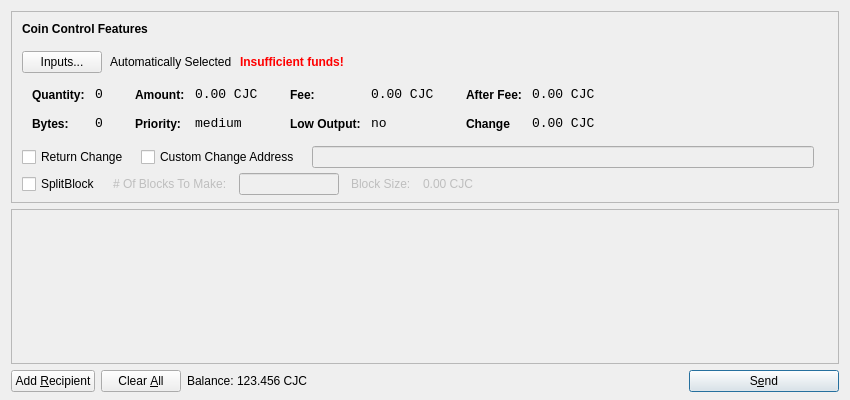
<?xml version="1.0" encoding="UTF-8"?>
<ui version="4.0">
 <class>SendCoinsDialog</class>
 <widget class="QDialog" name="SendCoinsDialog">
  <property name="geometry">
   <rect>
    <x>0</x>
    <y>0</y>
    <width>850</width>
    <height>400</height>
   </rect>
  </property>
  <property name="windowTitle">
   <string>Send Coins</string>
  </property>
  <layout class="QVBoxLayout" name="verticalLayout" stretch="0,1,0">
   <property name="bottomMargin">
    <number>8</number>
   </property>
   <item>
    <widget class="QFrame" name="frameCoinControl">
     <property name="sizePolicy">
      <sizepolicy hsizetype="Expanding" vsizetype="Expanding">
       <horstretch>0</horstretch>
       <verstretch>0</verstretch>
      </sizepolicy>
     </property>
     <property name="maximumSize">
      <size>
       <width>16777215</width>
       <height>16777215</height>
      </size>
     </property>
     <property name="frameShape">
      <enum>QFrame::StyledPanel</enum>
     </property>
     <property name="frameShadow">
      <enum>QFrame::Sunken</enum>
     </property>
     <layout class="QVBoxLayout" name="verticalLayoutCoinControl2">
      <property name="spacing">
       <number>-1</number>
      </property>
      <property name="leftMargin">
       <number>0</number>
      </property>
      <property name="topMargin">
       <number>0</number>
      </property>
      <property name="rightMargin">
       <number>0</number>
      </property>
      <property name="bottomMargin">
       <number>6</number>
      </property>
      <item>
       <layout class="QVBoxLayout" name="verticalLayoutCoinControl" stretch="0,0,0,0,1">
        <property name="spacing">
         <number>0</number>
        </property>
        <property name="leftMargin">
         <number>10</number>
        </property>
        <property name="topMargin">
         <number>10</number>
        </property>
        <item>
         <layout class="QHBoxLayout" name="horizontalLayoutCoinControl1">
          <property name="bottomMargin">
           <number>15</number>
          </property>
          <item>
           <widget class="QLabel" name="labelCoinControlFeatures">
            <property name="sizePolicy">
             <sizepolicy hsizetype="Preferred" vsizetype="Maximum">
              <horstretch>0</horstretch>
              <verstretch>0</verstretch>
             </sizepolicy>
            </property>
            <property name="font">
             <font>
              <weight>75</weight>
              <bold>true</bold>
             </font>
            </property>
            <property name="styleSheet">
             <string notr="true">font-weight:bold;</string>
            </property>
            <property name="text">
             <string>Coin Control Features</string>
            </property>
           </widget>
          </item>
         </layout>
        </item>
        <item>
         <layout class="QHBoxLayout" name="horizontalLayoutCoinControl2" stretch="0,0,0,0">
          <property name="spacing">
           <number>8</number>
          </property>
          <property name="bottomMargin">
           <number>10</number>
          </property>
          <item>
           <widget class="QPushButton" name="pushButtonCoinControl">
            <property name="styleSheet">
             <string notr="true"/>
            </property>
            <property name="text">
             <string>Inputs...</string>
            </property>
           </widget>
          </item>
          <item>
           <widget class="QLabel" name="labelCoinControlAutomaticallySelected">
            <property name="text">
             <string>Automatically Selected</string>
            </property>
            <property name="margin">
             <number>5</number>
            </property>
           </widget>
          </item>
          <item>
           <widget class="QLabel" name="labelCoinControlInsuffFunds">
            <property name="font">
             <font>
              <weight>75</weight>
              <bold>true</bold>
             </font>
            </property>
            <property name="styleSheet">
             <string notr="true">color:red;font-weight:bold;</string>
            </property>
            <property name="text">
             <string>Insufficient funds!</string>
            </property>
            <property name="margin">
             <number>5</number>
            </property>
           </widget>
          </item>
          <item>
           <spacer name="horizontalSpacerCoinControl">
            <property name="orientation">
             <enum>Qt::Horizontal</enum>
            </property>
            <property name="sizeHint" stdset="0">
             <size>
              <width>40</width>
              <height>1</height>
             </size>
            </property>
           </spacer>
          </item>
         </layout>
        </item>
        <item>
         <widget class="QWidget" name="widgetCoinControl" native="true">
          <property name="sizePolicy">
           <sizepolicy hsizetype="Preferred" vsizetype="Preferred">
            <horstretch>0</horstretch>
            <verstretch>0</verstretch>
           </sizepolicy>
          </property>
          <property name="minimumSize">
           <size>
            <width>0</width>
            <height>0</height>
           </size>
          </property>
          <property name="styleSheet">
           <string notr="true"/>
          </property>
          <layout class="QHBoxLayout" name="horizontalLayoutCoinControl5">
           <property name="margin">
            <number>0</number>
           </property>
           <item>
            <layout class="QHBoxLayout" name="horizontalLayoutCoinControl3" stretch="0,0,0,1">
             <property name="spacing">
              <number>20</number>
             </property>
             <property name="topMargin">
              <number>0</number>
             </property>
             <property name="bottomMargin">
              <number>10</number>
             </property>
             <item>
              <layout class="QFormLayout" name="formLayoutCoinControl1">
               <property name="horizontalSpacing">
                <number>10</number>
               </property>
               <property name="verticalSpacing">
                <number>14</number>
               </property>
               <property name="leftMargin">
                <number>10</number>
               </property>
               <property name="topMargin">
                <number>4</number>
               </property>
               <property name="rightMargin">
                <number>6</number>
               </property>
               <item row="0" column="0">
                <widget class="QLabel" name="labelCoinControlQuantityText">
                 <property name="styleSheet">
                  <string notr="true">font-weight:bold;</string>
                 </property>
                 <property name="text">
                  <string>Quantity:</string>
                 </property>
                 <property name="margin">
                  <number>0</number>
                 </property>
                </widget>
               </item>
               <item row="0" column="1">
                <widget class="QLabel" name="labelCoinControlQuantity">
                 <property name="font">
                  <font>
                   <family>Monospace</family>
                   <pointsize>10</pointsize>
                  </font>
                 </property>
                 <property name="cursor">
                  <cursorShape>IBeamCursor</cursorShape>
                 </property>
                 <property name="contextMenuPolicy">
                  <enum>Qt::ActionsContextMenu</enum>
                 </property>
                 <property name="text">
                  <string>0</string>
                 </property>
                 <property name="margin">
                  <number>0</number>
                 </property>
                 <property name="textInteractionFlags">
                  <set>Qt::LinksAccessibleByMouse|Qt::TextSelectableByKeyboard|Qt::TextSelectableByMouse</set>
                 </property>
                </widget>
               </item>
               <item row="1" column="0">
                <widget class="QLabel" name="labelCoinControlBytesText">
                 <property name="styleSheet">
                  <string notr="true">font-weight:bold;</string>
                 </property>
                 <property name="text">
                  <string>Bytes:</string>
                 </property>
                </widget>
               </item>
               <item row="1" column="1">
                <widget class="QLabel" name="labelCoinControlBytes">
                 <property name="font">
                  <font>
                   <family>Monospace</family>
                   <pointsize>10</pointsize>
                  </font>
                 </property>
                 <property name="cursor">
                  <cursorShape>IBeamCursor</cursorShape>
                 </property>
                 <property name="contextMenuPolicy">
                  <enum>Qt::ActionsContextMenu</enum>
                 </property>
                 <property name="text">
                  <string>0</string>
                 </property>
                 <property name="textInteractionFlags">
                  <set>Qt::LinksAccessibleByMouse|Qt::TextSelectableByKeyboard|Qt::TextSelectableByMouse</set>
                 </property>
                </widget>
               </item>
              </layout>
             </item>
             <item>
              <layout class="QFormLayout" name="formLayoutCoinControl2">
               <property name="horizontalSpacing">
                <number>10</number>
               </property>
               <property name="verticalSpacing">
                <number>14</number>
               </property>
               <property name="leftMargin">
                <number>6</number>
               </property>
               <property name="topMargin">
                <number>4</number>
               </property>
               <property name="rightMargin">
                <number>6</number>
               </property>
               <item row="0" column="0">
                <widget class="QLabel" name="labelCoinControlAmountText">
                 <property name="styleSheet">
                  <string notr="true">font-weight:bold;</string>
                 </property>
                 <property name="text">
                  <string>Amount:</string>
                 </property>
                 <property name="margin">
                  <number>0</number>
                 </property>
                </widget>
               </item>
               <item row="0" column="1">
                <widget class="QLabel" name="labelCoinControlAmount">
                 <property name="font">
                  <font>
                   <family>Monospace</family>
                   <pointsize>10</pointsize>
                  </font>
                 </property>
                 <property name="cursor">
                  <cursorShape>IBeamCursor</cursorShape>
                 </property>
                 <property name="contextMenuPolicy">
                  <enum>Qt::ActionsContextMenu</enum>
                 </property>
                 <property name="text">
                  <string>0.00 CJC</string>
                 </property>
                 <property name="textInteractionFlags">
                  <set>Qt::LinksAccessibleByMouse|Qt::TextSelectableByKeyboard|Qt::TextSelectableByMouse</set>
                 </property>
                </widget>
               </item>
               <item row="1" column="0">
                <widget class="QLabel" name="labelCoinControlPriorityText">
                 <property name="styleSheet">
                  <string notr="true">font-weight:bold;</string>
                 </property>
                 <property name="text">
                  <string>Priority:</string>
                 </property>
                </widget>
               </item>
               <item row="1" column="1">
                <widget class="QLabel" name="labelCoinControlPriority">
                 <property name="font">
                  <font>
                   <family>Monospace</family>
                   <pointsize>10</pointsize>
                  </font>
                 </property>
                 <property name="cursor">
                  <cursorShape>IBeamCursor</cursorShape>
                 </property>
                 <property name="contextMenuPolicy">
                  <enum>Qt::ActionsContextMenu</enum>
                 </property>
                 <property name="text">
                  <string>medium</string>
                 </property>
                 <property name="textInteractionFlags">
                  <set>Qt::LinksAccessibleByMouse|Qt::TextSelectableByKeyboard|Qt::TextSelectableByMouse</set>
                 </property>
                </widget>
               </item>
              </layout>
             </item>
             <item>
              <layout class="QFormLayout" name="formLayoutCoinControl3">
               <property name="horizontalSpacing">
                <number>10</number>
               </property>
               <property name="verticalSpacing">
                <number>14</number>
               </property>
               <property name="leftMargin">
                <number>6</number>
               </property>
               <property name="topMargin">
                <number>4</number>
               </property>
               <property name="rightMargin">
                <number>6</number>
               </property>
               <item row="0" column="0">
                <widget class="QLabel" name="labelCoinControlFeeText">
                 <property name="styleSheet">
                  <string notr="true">font-weight:bold;</string>
                 </property>
                 <property name="text">
                  <string>Fee:</string>
                 </property>
                 <property name="margin">
                  <number>0</number>
                 </property>
                </widget>
               </item>
               <item row="0" column="1">
                <widget class="QLabel" name="labelCoinControlFee">
                 <property name="font">
                  <font>
                   <family>Monospace</family>
                   <pointsize>10</pointsize>
                  </font>
                 </property>
                 <property name="cursor">
                  <cursorShape>IBeamCursor</cursorShape>
                 </property>
                 <property name="contextMenuPolicy">
                  <enum>Qt::ActionsContextMenu</enum>
                 </property>
                 <property name="text">
                  <string>0.00 CJC</string>
                 </property>
                 <property name="textInteractionFlags">
                  <set>Qt::LinksAccessibleByMouse|Qt::TextSelectableByKeyboard|Qt::TextSelectableByMouse</set>
                 </property>
                </widget>
               </item>
               <item row="1" column="0">
                <widget class="QLabel" name="labelCoinControlLowOutputText">
                 <property name="styleSheet">
                  <string notr="true">font-weight:bold;</string>
                 </property>
                 <property name="text">
                  <string>Low Output:</string>
                 </property>
                </widget>
               </item>
               <item row="1" column="1">
                <widget class="QLabel" name="labelCoinControlLowOutput">
                 <property name="font">
                  <font>
                   <family>Monospace</family>
                   <pointsize>10</pointsize>
                  </font>
                 </property>
                 <property name="cursor">
                  <cursorShape>IBeamCursor</cursorShape>
                 </property>
                 <property name="contextMenuPolicy">
                  <enum>Qt::ActionsContextMenu</enum>
                 </property>
                 <property name="text">
                  <string>no</string>
                 </property>
                 <property name="textInteractionFlags">
                  <set>Qt::LinksAccessibleByMouse|Qt::TextSelectableByKeyboard|Qt::TextSelectableByMouse</set>
                 </property>
                </widget>
               </item>
              </layout>
             </item>
             <item>
              <layout class="QFormLayout" name="formLayoutCoinControl4">
               <property name="fieldGrowthPolicy"> 
                <enum>QFormLayout::AllNonFixedFieldsGrow</enum> 
               </property>
               <property name="horizontalSpacing">
                <number>10</number>
               </property>
               <property name="verticalSpacing">
                <number>14</number>
               </property>
               <property name="leftMargin">
                <number>6</number>
               </property>
               <property name="topMargin">
                <number>4</number>
               </property>
               <property name="rightMargin">
                <number>6</number>
               </property>
               <item row="0" column="0">
                <widget class="QLabel" name="labelCoinControlAfterFeeText">
                 <property name="styleSheet">
                  <string notr="true">font-weight:bold;</string>
                 </property>
                 <property name="text">
                  <string>After Fee:</string>
                 </property>
                 <property name="margin">
                  <number>0</number>
                 </property>
                </widget>
               </item>
               <item row="0" column="1">
                <widget class="QLabel" name="labelCoinControlAfterFee">
                 <property name="font">
                  <font>
                   <family>Monospace</family>
                   <pointsize>10</pointsize>
                  </font>
                 </property>
                 <property name="cursor">
                  <cursorShape>IBeamCursor</cursorShape>
                 </property>
                 <property name="contextMenuPolicy">
                  <enum>Qt::ActionsContextMenu</enum>
                 </property>
                 <property name="text">
                  <string>0.00 CJC</string>
                 </property>
                 <property name="textInteractionFlags">
                  <set>Qt::LinksAccessibleByMouse|Qt::TextSelectableByKeyboard|Qt::TextSelectableByMouse</set>
                 </property>
                </widget>
               </item>
               <item row="1" column="0">
                <widget class="QLabel" name="labelCoinControlChangeText">
                 <property name="styleSheet">
                  <string notr="true">font-weight:bold;</string>
                 </property>
                 <property name="text">
                  <string>Change</string>
                 </property>
                </widget>
               </item>
               <item row="1" column="1">
                <widget class="QLabel" name="labelCoinControlChange">
                 <property name="font">
                  <font>
                   <family>Monospace</family>
                   <pointsize>10</pointsize>
                  </font>
                 </property>
                 <property name="cursor">
                  <cursorShape>IBeamCursor</cursorShape>
                 </property>
                 <property name="contextMenuPolicy">
                  <enum>Qt::ActionsContextMenu</enum>
                 </property>
                 <property name="text">
                  <string>0.00 CJC</string>
                 </property>
                 <property name="textInteractionFlags">
                  <set>Qt::LinksAccessibleByMouse|Qt::TextSelectableByKeyboard|Qt::TextSelectableByMouse</set>
                 </property>
                </widget>
               </item>
              </layout>
             </item>
            </layout>
           </item>
          </layout>
         </widget>
        </item>
        <item>
         <layout class="QHBoxLayout" name="horizontalLayoutCoinControl4" stretch="0,0,0,0">
          <property name="spacing">
           <number>12</number>
          </property>
          <property name="sizeConstraint">
           <enum>QLayout::SetDefaultConstraint</enum>
          </property>
          <property name="topMargin">
           <number>5</number>
          </property>
          <property name="rightMargin">
           <number>5</number>
          </property>
		  <item> 
		   <widget class="QCheckBox" name="returnChangeCheckBox">
 		    <property name="text">
 		     <string>Return Change</string>
 		    </property>
 		   </widget>
 		  </item>		  
          <item>
           <widget class="QCheckBox" name="checkBoxCoinControlChange">
            <property name="text">
             <string>Custom Change Address</string>
            </property>
           </widget>
          </item>
          <item>
           <widget class="QLineEdit" name="lineEditCoinControlChange">
            <property name="enabled">
             <bool>false</bool>
            </property>
            <property name="sizePolicy">
             <sizepolicy hsizetype="Expanding" vsizetype="Fixed">
              <horstretch>0</horstretch>
              <verstretch>0</verstretch>
             </sizepolicy>
            </property>
           </widget>
          </item>
          <item>
           <widget class="QLabel" name="labelCoinControlChangeLabel">
            <property name="sizePolicy">
             <sizepolicy hsizetype="Preferred" vsizetype="Expanding">
              <horstretch>0</horstretch>
              <verstretch>0</verstretch>
             </sizepolicy>
            </property>
            <property name="minimumSize">
             <size>
              <width>0</width>
              <height>0</height>
             </size>
            </property>
            <property name="text">
             <string/>
            </property>
            <property name="margin">
             <number>3</number>
            </property>
           </widget>
          </item>
         </layout>
        </item>
        <item>
         <layout class="QHBoxLayout" name="horizontalLayoutCoinControl4a" stretch="0,0,0,0">
          <property name="alignment" >
         <set>Qt::AlignLeft</set>
          </property>
          <property name="spacing">
           <number>12</number>
          </property>
          <property name="sizeConstraint">
           <enum>QLayout::SetDefaultConstraint</enum>
          </property>
          <property name="topMargin">
           <number>5</number>
          </property>
          <property name="rightMargin">
           <number>5</number>
          </property>
           <item> 
           <widget class="QCheckBox" name="splitBlockCheckBox"> 
            <property name="text"> 
             <string>SplitBlock</string> 
            </property> 
           </widget> 
          </item> 
          <item> 
           <widget class="QLabel" name="labelBlocksToMakeText"> 
            <property name="enabled"> 
             <bool>false</bool> 
            </property> 
            <property name="text"> 
             <string># Of Blocks To Make:</string> 
            </property> 
           </widget> 
          </item>
          <item> 
           <widget class="QLineEdit" name="splitBlockLineEdit"> 
            <property name="enabled"> 
             <bool>false</bool> 
            </property> 
            <property name="sizePolicy"> 
             <sizepolicy hsizetype="Fixed" vsizetype="Fixed"> 
              <horstretch>0</horstretch> 
              <verstretch>0</verstretch> 
             </sizepolicy> 
            </property> 
            <property name="maximumSize"> 
             <size> 
              <width>100</width> 
              <height>16777215</height> 
             </size> 
            </property> 
           </widget> 
          </item> 
          <item> 
           <widget class="QLabel" name="labelBlockSizeText"> 
            <property name="enabled"> 
             <bool>false</bool> 
            </property> 
            <property name="text"> 
             <string>Block Size:</string> 
            </property> 
           </widget> 
          </item> 
          <item> 
           <widget class="QLabel" name="labelBlockSize"> 
            <property name="enabled"> 
             <bool>false</bool> 
            </property> 
            <property name="text"> 
             <string>0.00 CJC</string> 
            </property>
           </widget> 
           </item>
         </layout>
        </item>
        <item>
         <spacer name="verticalSpacerCoinControl">
          <property name="orientation">
           <enum>Qt::Vertical</enum>
          </property>
          <property name="sizeHint" stdset="0">
           <size>
            <width>800</width>
            <height>1</height>
           </size>
          </property>
         </spacer>
        </item>
       </layout>
      </item>
     </layout>
    </widget>
   </item>
   <item>
    <widget class="QScrollArea" name="scrollArea">
     <property name="widgetResizable">
      <bool>true</bool>
     </property>
     <widget class="QWidget" name="scrollAreaWidgetContents">
      <property name="geometry">
       <rect>
        <x>0</x>
        <y>0</y>
        <width>830</width>
        <height>172</height>
       </rect>
      </property>
      <layout class="QVBoxLayout" name="verticalLayout_2">
       <property name="margin">
        <number>0</number>
       </property>
       <item>
        <layout class="QVBoxLayout" name="entries">
         <property name="spacing">
          <number>6</number>
         </property>
        </layout>
       </item>
       <item>
        <spacer name="verticalSpacer">
         <property name="orientation">
          <enum>Qt::Vertical</enum>
         </property>
         <property name="sizeHint" stdset="0">
          <size>
           <width>20</width>
           <height>40</height>
          </size>
         </property>
        </spacer>
       </item>
      </layout>
     </widget>
    </widget>
   </item>
   <item>
    <layout class="QHBoxLayout" name="horizontalLayout">
     <item>
      <widget class="QPushButton" name="addButton">
       <property name="toolTip">
        <string>Send to multiple recipients at once</string>
       </property>
       <property name="text">
        <string>Add &amp;Recipient</string>
       </property>
       <property name="icon">
        <iconset resource="../bitcoin.qrc">
         <normaloff>:/icons/add</normaloff>:/icons/add</iconset>
       </property>
       <property name="autoDefault">
        <bool>false</bool>
       </property>
      </widget>
     </item>
     <item>
      <widget class="QPushButton" name="clearButton">
       <property name="sizePolicy">
        <sizepolicy hsizetype="Minimum" vsizetype="Fixed">
         <horstretch>0</horstretch>
         <verstretch>0</verstretch>
        </sizepolicy>
       </property>
       <property name="toolTip">
        <string>Remove all transaction fields</string>
       </property>
       <property name="text">
        <string>Clear &amp;All</string>
       </property>
       <property name="icon">
        <iconset resource="../bitcoin.qrc">
         <normaloff>:/icons/remove</normaloff>:/icons/remove</iconset>
       </property>
       <property name="autoRepeatDelay">
        <number>300</number>
       </property>
       <property name="autoDefault">
        <bool>false</bool>
       </property>
      </widget>
     </item>
     <item>
      <layout class="QHBoxLayout" name="horizontalLayout_2">
       <property name="spacing">
        <number>3</number>
       </property>
       <item>
        <widget class="QLabel" name="label">
         <property name="sizePolicy">
          <sizepolicy hsizetype="Preferred" vsizetype="Fixed">
           <horstretch>0</horstretch>
           <verstretch>0</verstretch>
          </sizepolicy>
         </property>
         <property name="text">
          <string>Balance:</string>
         </property>
        </widget>
       </item>
       <item>
        <widget class="QLabel" name="labelBalance">
         <property name="sizePolicy">
          <sizepolicy hsizetype="Preferred" vsizetype="Fixed">
           <horstretch>0</horstretch>
           <verstretch>0</verstretch>
          </sizepolicy>
         </property>
         <property name="cursor">
          <cursorShape>IBeamCursor</cursorShape>
         </property>
         <property name="text">
          <string>123.456 CJC</string>
         </property>
         <property name="textInteractionFlags">
          <set>Qt::LinksAccessibleByMouse|Qt::TextSelectableByKeyboard|Qt::TextSelectableByMouse</set>
         </property>
        </widget>
       </item>
      </layout>
     </item>
     <item>
      <spacer name="horizontalSpacer">
       <property name="orientation">
        <enum>Qt::Horizontal</enum>
       </property>
       <property name="sizeHint" stdset="0">
        <size>
         <width>40</width>
         <height>20</height>
        </size>
       </property>
      </spacer>
     </item>
     <item>
      <widget class="QPushButton" name="sendButton">
       <property name="minimumSize">
        <size>
         <width>150</width>
         <height>0</height>
        </size>
       </property>
       <property name="toolTip">
        <string>Confirm the send action</string>
       </property>
       <property name="text">
        <string>S&amp;end</string>
       </property>
       <property name="icon">
        <iconset resource="../bitcoin.qrc">
         <normaloff>:/icons/send</normaloff>:/icons/send</iconset>
       </property>
       <property name="default">
        <bool>true</bool>
       </property>
      </widget>
     </item>
    </layout>
   </item>
  </layout>
 </widget>
 <resources>
  <include location="../bitcoin.qrc"/>
 </resources>
 <connections/>
</ui>
